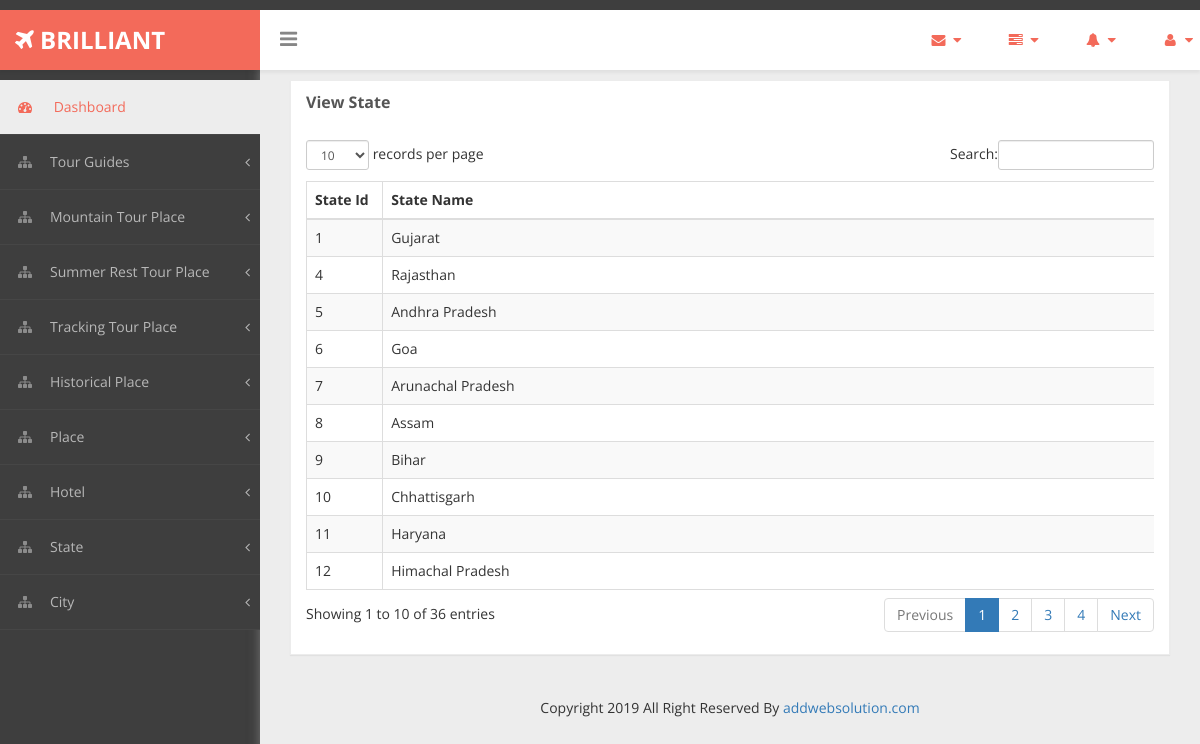
Screenshot of /Admin/viewstate.php with the database file from the repository.
### tables this page shows
CREATE TABLE `State` (
  `s_id` int(10) NOT NULL,
  `s_name` varchar(30) NOT NULL
);

### Admin/viewstate.php (the view, shortened to what this page needs)
<?php
include_once("header.php");
include_once("database.php");
?>
<!DOCTYPE html>
<html xmlns="http://www.w3.org/1999/xhtml">
<head>
    <link href="assets/css/bootstrap.css" rel="stylesheet" />
    <link href="assets/css/font-awesome.css" rel="stylesheet" />
    <link href="assets/css/custom-styles.css" rel="stylesheet" />
    <link href="assets/js/dataTables/dataTables.bootstrap.css" rel="stylesheet" />
</head>
<body>
    <div id="wrapper">
        <div id="page-wrapper" >
            <div id="page-inner">
                <div class="row">
                    <div class="col-md-12">
                        <div class="panel panel-default">
                            <div class="panel-heading">
                                View State
                            </div>
                            <div class="panel-body">
                                <div class="table-responsive">
                                    <table class="table table-striped table-bordered table-hover" id="dataTables-example">
                                        <thead>
                                            <tr>
                                                <th style="width:60px;">State Id</th>
                                                <th>State Name</th>
                                            </tr>
                                        </thead>
                                        <tbody>
                                            <?php
                                                $sql=$con->prepare("SELECT * From State");
                                                $sql->execute();
                                                $rs=$sql->get_result();
                                                while($row=$rs->fetch_assoc())
                                                {
                                            ?>
                                                    <tr class="odd gradeX">
                                                        <td><?php echo $row['s_id']; ?></td>
                                                        <td><?php echo $row['s_name']; ?></td>
                                                    </tr>
                                            <?php
                                                }
                                            ?>
                                    </table>
                                </div>
                            </div>
                        </div>
                    </div>
                </div>
                <?php include_once("footer.php"); ?>
            </div>
        </div>
    </div>
</body>
</html>

### Admin/assets/css/custom-styles.css (style rules this page uses)
body { font-family: 'Open Sans', sans-serif; background: #3E3E3E; }
#wrapper { width: 100%; }
#page-wrapper { padding: 15px 15px; min-height: 200px; background: #EDEDED; }
#page-inner { width:100%; margin:10px 20px 10px 0px; background-color:transparent; padding: 15px 30px; min-height:1000px; }
.panel { border-radius:0px; }
#page-wrapper { position: relative; top: 55px; box-shadow: 0 0 10px #757575; -moz-box-shadow: 0 0 10px #757575; -webkit-box-shadow: 0 0 10px #757575; }
.panel-default { border-color: #ECECEC; }
.panel-default > .panel-heading { color: #555; border-color: #FFF; font-weight:bold;background: #FFFFFF; font-size: 16px; text-shadow: none; }
.panel-heading { border-bottom: 1px solid transparent; border-top-left-radius: 3px; border-top-right-radius: 3px; }
@media (min-width:768px) { #page-wrapper { margin: 0 0 0 260px; padding: 0; min-height: 1200px; } }

### rows the page displays
state: s_id "1", s_name "Gujarat"
state: s_id "4", s_name "Rajasthan"
state: s_id "5", s_name "Andhra Pradesh"
state: s_id "6", s_name "Goa"
state: s_id "7", s_name "Arunachal Pradesh"
state: s_id "8", s_name "Assam"
state: s_id "9", s_name "Bihar"
state: s_id "10", s_name "Chhattisgarh"
state: s_id "11", s_name "Haryana"
state: s_id "12", s_name "Himachal Pradesh"
